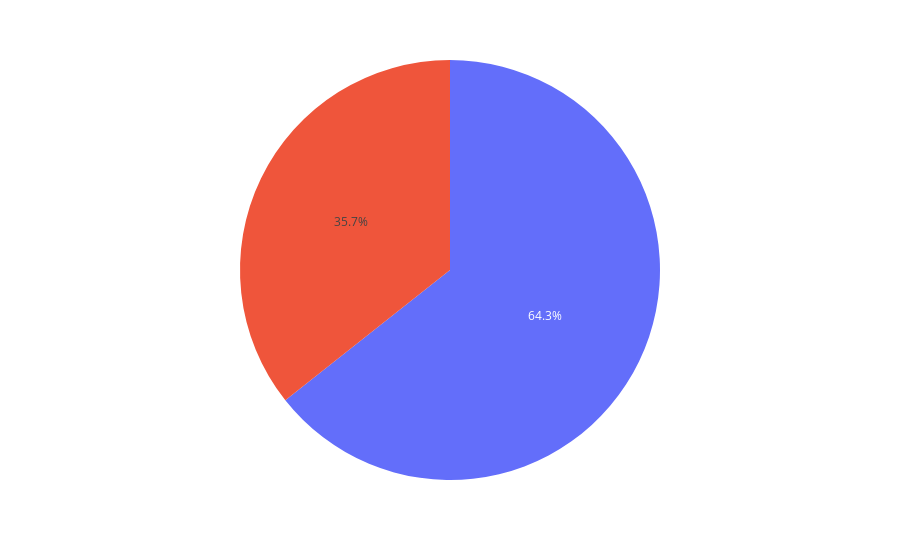

Notebook code cell kept with this figure:
### Code cell
pltx.pie(values=df.sex.value_counts())

### Figure 1 — Plotly figure (JSON) as saved in the notebook; plotly's stock layout.template omitted (floating-point values rounded to 4 significant figures)
{"data": [{"domain": {"x": [0, 1], "y": [0, 1]}, "hovertemplate": "value=%{value}<extra></extra>", "legendgroup": "", "name": "", "showlegend": false, "type": "pie", "values": [157, 87]}], "layout": {"legend": {"tracegroupgap": 0}, "margin": {"t": 60}}}
